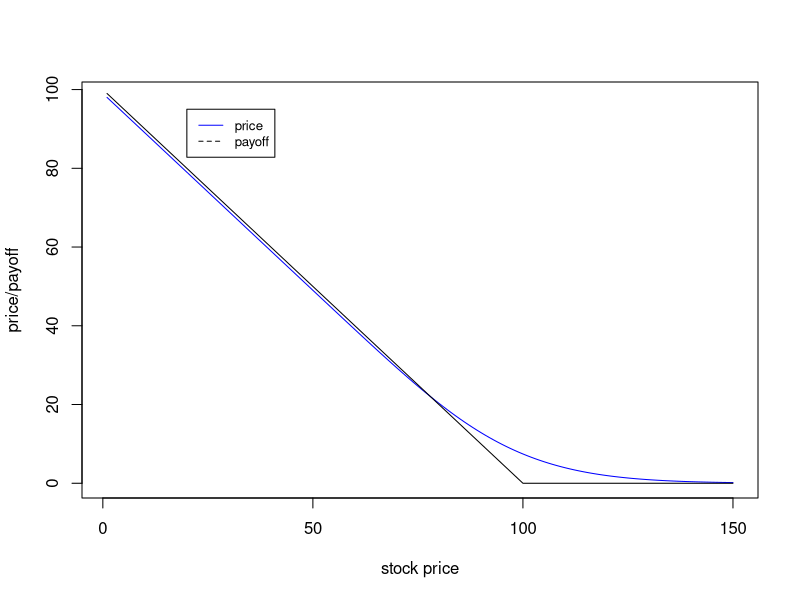

Write R code to recreate this figure.
## ---- chunk 1
knitr::opts_chunk$set(echo = TRUE)
## ---- chunk 2
# S = price, K = Strike, sigma = volatility, interest rate = r
code_put <- function(S, K, sigma, r, theta){
  d_1 <- (log(S / K) + (r + 0.5 * sigma^{2}) * theta) / (sigma * sqrt(theta))
  d_2 <- d_1-sigma*sqrt(theta)
  return(c("price (p)" = exp(-r * theta) * K * pnorm(-d_2) - S * pnorm(-d_1),
           "payoff" = max( K - S, 0)))
}

## ---- chunk 3
code_call <- function(S, K, sigma, r, theta,expo){
 d_1 <-  (log(S / K) + (r + 0.5 * sigma^{2}) * theta) / (sigma * sqrt(theta))
 d_2 <- d_1 - sigma * sqrt(theta)
 call <- S * pnorm(d_1) - K * exp(-r * theta) * pnorm(d_2)
 delta <- pnorm(d_1) * expo * S
 bankaccount <- -K * pnorm(d_2) * exp(-r * theta) * expo
 hedging_portfolio <- delta + bankaccount
 #value of call position and hedging portfolio is calculated for the sale of 100 calls 
 return(c(call * expo, hedging_portfolio))
}
## ---- chunk 4

p <- sapply(seq(1 , 150), function(x){code_put(x, 100, 0.2, 0.01, 1)})
plot(p[1,], col = 'blue', type = 'l', ylab = "price/payoff", xlab = "stock price")
legend(20, 95, legend = c("price", "payoff"),
       col = c("blue", "black"), lty = (1:2), cex = 0.8)
lines(p[2,] ,col='black')
